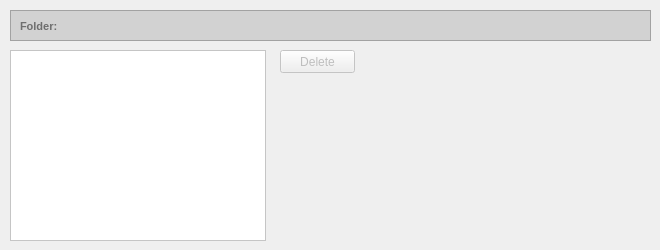
    <widget class="QWidget" name="tab_3">
     <attribute name="title">
      <string>Patterns</string>
     </attribute>
     <widget class="QListWidget" name="listPatterns">
      <property name="geometry">
       <rect>
        <x>10</x>
        <y>50</y>
        <width>256</width>
        <height>191</height>
       </rect>
      </property>
      <property name="palette">
       <palette>
        <active>
         <colorrole role="Button">
          <brush brushstyle="SolidPattern">
           <color alpha="255">
            <red>255</red>
            <green>255</green>
            <blue>255</blue>
           </color>
          </brush>
         </colorrole>
         <colorrole role="Base">
          <brush brushstyle="SolidPattern">
           <color alpha="255">
            <red>255</red>
            <green>255</green>
            <blue>255</blue>
           </color>
          </brush>
         </colorrole>
         <colorrole role="Window">
          <brush brushstyle="SolidPattern">
           <color alpha="255">
            <red>255</red>
            <green>255</green>
            <blue>255</blue>
           </color>
          </brush>
         </colorrole>
        </active>
        <inactive>
         <colorrole role="Button">
          <brush brushstyle="SolidPattern">
           <color alpha="255">
            <red>255</red>
            <green>255</green>
            <blue>255</blue>
           </color>
          </brush>
         </colorrole>
         <colorrole role="Base">
          <brush brushstyle="SolidPattern">
           <color alpha="255">
            <red>255</red>
            <green>255</green>
            <blue>255</blue>
           </color>
          </brush>
         </colorrole>
         <colorrole role="Window">
          <brush brushstyle="SolidPattern">
           <color alpha="255">
            <red>255</red>
            <green>255</green>
            <blue>255</blue>
           </color>
          </brush>
         </colorrole>
        </inactive>
        <disabled>
         <colorrole role="Button">
          <brush brushstyle="SolidPattern">
           <color alpha="255">
            <red>255</red>
            <green>255</green>
            <blue>255</blue>
           </color>
          </brush>
         </colorrole>
         <colorrole role="Base">
          <brush brushstyle="SolidPattern">
           <color alpha="255">
            <red>255</red>
            <green>255</green>
            <blue>255</blue>
           </color>
          </brush>
         </colorrole>
         <colorrole role="Window">
          <brush brushstyle="SolidPattern">
           <color alpha="255">
            <red>255</red>
            <green>255</green>
            <blue>255</blue>
           </color>
          </brush>
         </colorrole>
        </disabled>
       </palette>
      </property>
      <property name="styleSheet">
       <string notr="true">background-color:rgb(255,255,255)</string>
      </property>
     </widget>
     <widget class="QFrame" name="frame_2">
      <property name="geometry">
       <rect>
        <x>10</x>
        <y>10</y>
        <width>641</width>
        <height>31</height>
       </rect>
      </property>
      <property name="palette">
       <palette>
        <active>
         <colorrole role="Button">
          <brush brushstyle="SolidPattern">
           <color alpha="255">
            <red>210</red>
            <green>210</green>
            <blue>210</blue>
           </color>
          </brush>
         </colorrole>
         <colorrole role="Base">
          <brush brushstyle="SolidPattern">
           <color alpha="255">
            <red>210</red>
            <green>210</green>
            <blue>210</blue>
           </color>
          </brush>
         </colorrole>
         <colorrole role="Window">
          <brush brushstyle="SolidPattern">
           <color alpha="255">
            <red>210</red>
            <green>210</green>
            <blue>210</blue>
           </color>
          </brush>
         </colorrole>
        </active>
        <inactive>
         <colorrole role="Button">
          <brush brushstyle="SolidPattern">
           <color alpha="255">
            <red>210</red>
            <green>210</green>
            <blue>210</blue>
           </color>
          </brush>
         </colorrole>
         <colorrole role="Base">
          <brush brushstyle="SolidPattern">
           <color alpha="255">
            <red>210</red>
            <green>210</green>
            <blue>210</blue>
           </color>
          </brush>
         </colorrole>
         <colorrole role="Window">
          <brush brushstyle="SolidPattern">
           <color alpha="255">
            <red>210</red>
            <green>210</green>
            <blue>210</blue>
           </color>
          </brush>
         </colorrole>
        </inactive>
        <disabled>
         <colorrole role="Button">
          <brush brushstyle="SolidPattern">
           <color alpha="255">
            <red>210</red>
            <green>210</green>
            <blue>210</blue>
           </color>
          </brush>
         </colorrole>
         <colorrole role="Base">
          <brush brushstyle="SolidPattern">
           <color alpha="255">
            <red>210</red>
            <green>210</green>
            <blue>210</blue>
           </color>
          </brush>
         </colorrole>
         <colorrole role="Window">
          <brush brushstyle="SolidPattern">
           <color alpha="255">
            <red>210</red>
            <green>210</green>
            <blue>210</blue>
           </color>
          </brush>
         </colorrole>
        </disabled>
       </palette>
      </property>
      <property name="styleSheet">
       <string notr="true">background-color:rgb(210,210,210)</string>
      </property>
      <property name="frameShape">
       <enum>QFrame::StyledPanel</enum>
      </property>
      <property name="frameShadow">
       <enum>QFrame::Raised</enum>
      </property>
      <widget class="QLabel" name="label_4">
       <property name="geometry">
        <rect>
         <x>10</x>
         <y>8</y>
         <width>51</width>
         <height>16</height>
        </rect>
       </property>
       <property name="font">
        <font>
         <pointsize>8</pointsize>
         <weight>75</weight>
         <bold>true</bold>
        </font>
       </property>
       <property name="styleSheet">
        <string notr="true">color:rgb(110,110,110)</string>
       </property>
       <property name="text">
        <string>Folder:</string>
       </property>
      </widget>
      <widget class="QLabel" name="lab_pathFolder_Patterns">
       <property name="geometry">
        <rect>
         <x>60</x>
         <y>8</y>
         <width>571</width>
         <height>16</height>
        </rect>
       </property>
       <property name="text">
        <string/>
       </property>
      </widget>
     </widget>
     <widget class="QPushButton" name="pButt_DeletePattern">
      <property name="enabled">
       <bool>false</bool>
      </property>
      <property name="geometry">
       <rect>
        <x>280</x>
        <y>50</y>
        <width>75</width>
        <height>23</height>
       </rect>
      </property>
      <property name="text">
       <string>Delete</string>
      </property>
     </widget>
    </widget>
